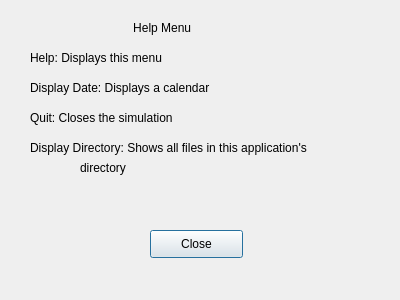
<?xml version="1.0" encoding="UTF-8"?>
<ui version="4.0">
 <class>helpWindow</class>
 <widget class="QDialog" name="helpWindow">
  <property name="geometry">
   <rect>
    <x>0</x>
    <y>0</y>
    <width>400</width>
    <height>300</height>
   </rect>
  </property>
  <property name="windowTitle">
   <string>Dialog</string>
  </property>
  <widget class="QLabel" name="label">
   <property name="geometry">
    <rect>
     <x>30</x>
     <y>20</y>
     <width>331</width>
     <height>16</height>
    </rect>
   </property>
   <property name="text">
    <string>                               Help Menu</string>
   </property>
  </widget>
  <widget class="QLabel" name="label_2">
   <property name="geometry">
    <rect>
     <x>30</x>
     <y>50</y>
     <width>321</width>
     <height>16</height>
    </rect>
   </property>
   <property name="text">
    <string>Help: Displays this menu</string>
   </property>
  </widget>
  <widget class="QLabel" name="label_3">
   <property name="geometry">
    <rect>
     <x>30</x>
     <y>80</y>
     <width>331</width>
     <height>16</height>
    </rect>
   </property>
   <property name="text">
    <string>Display Date: Displays a calendar</string>
   </property>
  </widget>
  <widget class="QLabel" name="label_4">
   <property name="geometry">
    <rect>
     <x>30</x>
     <y>110</y>
     <width>331</width>
     <height>16</height>
    </rect>
   </property>
   <property name="text">
    <string>Quit: Closes the simulation</string>
   </property>
  </widget>
  <widget class="QLabel" name="label_5">
   <property name="geometry">
    <rect>
     <x>30</x>
     <y>140</y>
     <width>331</width>
     <height>16</height>
    </rect>
   </property>
   <property name="text">
    <string>Display Directory: Shows all files in this application's </string>
   </property>
  </widget>
  <widget class="QLabel" name="label_6">
   <property name="geometry">
    <rect>
     <x>80</x>
     <y>160</y>
     <width>53</width>
     <height>16</height>
    </rect>
   </property>
   <property name="text">
    <string>directory</string>
   </property>
  </widget>
  <widget class="QPushButton" name="pushButton">
   <property name="geometry">
    <rect>
     <x>150</x>
     <y>230</y>
     <width>93</width>
     <height>28</height>
    </rect>
   </property>
   <property name="text">
    <string>Close</string>
   </property>
  </widget>
 </widget>
 <resources/>
 <connections/>
</ui>
